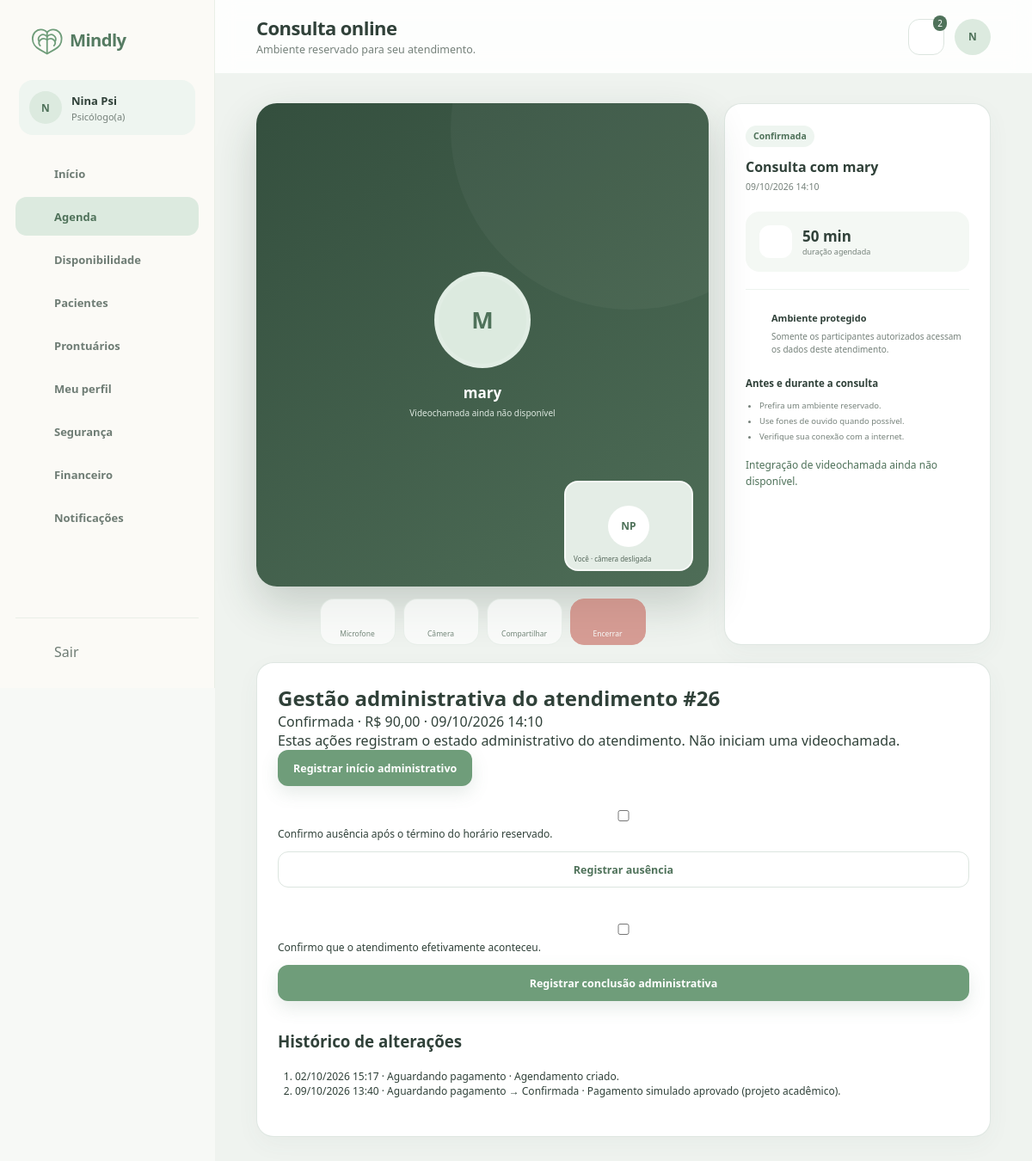
Screenshot of /view/salaAtendimentoPsicologo.php?consulta_id=26 (signed in) with the database file from the repository.
### tables this page shows
CREATE TABLE `psicologos` (
  `usuario_id` bigint(20) UNSIGNED NOT NULL,
  `crp` varchar(24) NOT NULL,
  `nome_profissional` varchar(150) DEFAULT NULL,
  `area_atuacao` varchar(150) DEFAULT NULL,
  `biografia` text DEFAULT NULL,
  `abordagem` text DEFAULT NULL,
  `valor_consulta` decimal(10,2) NOT NULL DEFAULT 0.00,
  `duracao_padrao_minutos` smallint(5) UNSIGNED NOT NULL DEFAULT 50,
  `status_verificacao` enum('pendente','aprovado','rejeitado') NOT NULL DEFAULT 'pendente',
  `verificado_em` datetime DEFAULT NULL,
  `criado_em` timestamp NOT NULL DEFAULT current_timestamp(),
  `atualizado_em` timestamp NOT NULL DEFAULT current_timestamp() ON UPDATE current_timestamp()
);

CREATE TABLE `usuarios` (
  `id` bigint(20) UNSIGNED NOT NULL,
  `nome` varchar(150) NOT NULL,
  `email` varchar(190) NOT NULL,
  `senha_hash` varchar(255) NOT NULL,
  `papel` enum('paciente','psicologo','admin') NOT NULL,
  `telefone` varchar(20) DEFAULT NULL,
  `avatar_url` varchar(500) DEFAULT NULL,
  `status` enum('pendente','ativo','suspenso','inativo') NOT NULL DEFAULT 'ativo',
  `email_verificado_em` datetime DEFAULT NULL,
  `ultimo_acesso_em` datetime DEFAULT NULL,
  `criado_em` timestamp NOT NULL DEFAULT current_timestamp(),
  `atualizado_em` timestamp NOT NULL DEFAULT current_timestamp() ON UPDATE current_timestamp()
);

CREATE TABLE `consultas` (
  `id` bigint(20) UNSIGNED NOT NULL,
  `horario_id` bigint(20) UNSIGNED NOT NULL,
  `psicologo_id` bigint(20) UNSIGNED NOT NULL,
  `paciente_id` bigint(20) UNSIGNED NOT NULL,
  `consulta_origem_id` bigint(20) UNSIGNED DEFAULT NULL,
  `valor` decimal(10,2) NOT NULL,
  `modalidade` enum('online') NOT NULL DEFAULT 'online',
  `status` enum('aguardando_pagamento','confirmada','em_andamento','concluida','cancelada','nao_compareceu') NOT NULL DEFAULT 'aguardando_pagamento',
  `motivo_cancelamento` varchar(500) DEFAULT NULL,
  `cancelada_em` datetime DEFAULT NULL,
  `iniciada_em` datetime DEFAULT NULL,
  `encerrada_em` datetime DEFAULT NULL,
  `criado_em` timestamp NOT NULL DEFAULT current_timestamp(),
  `atualizado_em` timestamp NOT NULL DEFAULT current_timestamp() ON UPDATE current_timestamp(),
  `horario_ocupado_id` bigint(20) UNSIGNED GENERATED ALWAYS AS (case when `status` = 'cancelada' then NULL else `horario_id` end) STORED
);

CREATE TABLE `horarios_agenda` (
  `id` bigint(20) UNSIGNED NOT NULL,
  `psicologo_id` bigint(20) UNSIGNED NOT NULL,
  `inicio_em` datetime NOT NULL,
  `fim_em` datetime NOT NULL,
  `status` enum('livre','reservado','bloqueado') NOT NULL DEFAULT 'livre',
  `criado_em` timestamp NOT NULL DEFAULT current_timestamp(),
  `atualizado_em` timestamp NOT NULL DEFAULT current_timestamp() ON UPDATE current_timestamp()
);

CREATE TABLE `historico_status_consultas` (
  `id` bigint(20) UNSIGNED NOT NULL,
  `consulta_id` bigint(20) UNSIGNED NOT NULL,
  `status_anterior` varchar(30) DEFAULT NULL,
  `status_novo` varchar(30) NOT NULL,
  `alterado_por_usuario_id` bigint(20) UNSIGNED DEFAULT NULL,
  `motivo` varchar(500) DEFAULT NULL,
  `criado_em` timestamp NOT NULL DEFAULT current_timestamp()
);

### view/componentes/gestaoConsulta.php (the view, shortened to what the rows shown need)
<?php if ($c = $d['consulta']): ?>
    <section class="cartao gestao-atendimento">
        <h2><?= $currentUser['papel'] === 'paciente' ? 'Detalhes da consulta' : 'Gestão administrativa do atendimento' ?> #<?= (int) $c['id'] ?></h2>
        <p><?= e(statusLabel($c['status'])) ?> · <?= money($c['valor']) ?> · <?= dateLabel($c['inicio_em']) ?></p>
        <p>Estas ações registram o estado administrativo do atendimento. Não iniciam uma videochamada.</p>
        <div class="acoes-gestao">
            <?php if ($currentUser['papel'] === 'psicologo'): ?>
                <?php if ($c['status'] === 'confirmada'): ?>
                    <form method="post" action="../processamento/profissional.php"><?php operationFields('iniciar'); ?><input
                            type="hidden" name="consulta_id" value="<?= (int) $c['id'] ?>"><button
                            class="botao botao-principal">Registrar início administrativo</button></form>
                    <form class="form-operacao" method="post" action="../processamento/profissional.php">
                            value="<?= (int) $c['id'] ?>"><label><input type="checkbox" name="confirmacao" value="1" required>
                            Confirmo ausência após o término do horário reservado.</label><button
                            class="botao botao-secundario">Registrar ausência</button></form><?php endif; ?>
                <?php if (in_array($c['status'], ['confirmada', 'em_andamento'], true)): ?>
                    <form class="form-operacao" method="post" action="../processamento/profissional.php">
                            value="<?= (int) $c['id'] ?>"><label><input type="checkbox" name="confirmacao" value="1" required>
                            Confirmo que o atendimento efetivamente aconteceu.</label><button
                            class="botao botao-principal">Registrar conclusão administrativa</button></form><?php endif; ?>
            <?php endif; ?>
        </div>
        <h3>Histórico de alterações</h3>
        <ol><?php foreach ($d['historicoStatus'] ?? [] as $h): ?>
                <li><?= dateLabel($h['criado_em']) ?> ·
                    <?= e($h['status_anterior'] ? statusLabel($h['status_anterior']) . ' → ' : '') ?>        <?= e(statusLabel($h['status_novo'])) ?>
                    · <?= e($h['motivo']) ?></li><?php endforeach; ?>
        </ol><?php if (empty($d['historicoStatus']))
            emptyState('Nenhuma alteração registrada.'); ?>
    </section>
<?php endif; ?>

### view/salaAtendimentoPsicologo.php (shortened to what the rows shown need)
<?php require_once __DIR__ . '/../controller/Auth.php';
$currentUser = requireRole('psicologo'); ?>
<?php require_once __DIR__ . '/../controller/DadosController.php';
$d = loadPageData(basename(__FILE__), $currentUser);
require_once __DIR__ . '/componentes/componentes.php';
require_once __DIR__ . '/componentes/dados.php'; ?>
<!DOCTYPE html>
<html lang="pt-BR">
<head>
    <link rel="stylesheet" href="../css/componentes.css">
    <link rel="stylesheet" href="../css/salaAtendimentoPsicologo.css">
</head>
<body>
    <?php abrirLayout('psicologo', 'agenda', 'Consulta online', 'Ambiente reservado para seu atendimento.', $currentUser['nome']); ?>
    <?php $c = $d['consulta'];
    $name = $c ? ($currentUser['papel'] === 'paciente' ? $c['psicologo_nome'] : $c['paciente_nome']) : ''; ?>
    <div class="sala">
        <section class="video-principal">
            <div class="video-placeholder">
                <div class="avatar-video"><?= e(initials($name)) ?></div>
                <strong><?= e($name ?: 'Nenhuma consulta selecionada') ?></strong><span>Videochamada ainda não
                    disponível</span>
                <div class="mini-video">
                    <div class="avatar-mini"><?= e(initials($currentUser['nome'])) ?></div><small>Você · câmera
                        desligada</small>
                </div>
            </div>
        </section>
        <aside class="painel-sala cartao">
            <div class="cabecalho-sala"><span
                    class="tag"><?= $c ? e(statusLabel($c['status'])) : 'Sem atendimento selecionado' ?></span>
                <h2><?= e($name ? 'Consulta com ' . $name : 'Consulta online') ?></h2>
                <p><?= dateLabel($c['inicio_em'] ?? null) ?></p>
            </div>
        </aside>
    </div>
    <?php require __DIR__ . '/componentes/gestaoConsulta.php';
    fecharLayout(); ?>
</body>
</html>

### view/componentes/componentes.php (shortened to what the rows shown need)
<?php
function icon($name, $class = '')
{
    $svg = $icons[$name] ?? $icons['home'];
    return '<svg class="icone ' . $class . '" viewBox="0 0 24 24" aria-hidden="true">' . $svg . '</svg>';
}
function abrirLayout($perfil, $ativo, $titulo, $subtitulo, $nome)
{
    global $currentUser, $d;
    $nome = e($currentUser['nome']);
    $perfilLabel = $perfil === 'paciente' ? 'Paciente' : ($perfil === 'psicologo' ? 'Psicólogo(a)' : 'Administrador');
    $iniciais = e(mb_strtoupper(mb_substr($currentUser['nome'], 0, 1)));
    echo '<div class="app">';
    echo '<aside class="sidebar">';
    echo '<div class="perfil-lateral"><span class="avatar avatar-pequeno">' . $iniciais . '</span><div><strong>' . $nome . '</strong><span>' . $perfilLabel . '</span></div></div>';
    echo '</aside>';
    echo '<main class="area-app">';
    echo '<header class="topbar"><div class="titulo-topbar"><h1>' . $titulo . '</h1><p>' . $subtitulo . '</p></div><div class="acoes-topbar"><details class="notificacoes"><summary class="botao-icone" aria-label="Notificações">' . icon('bell');
    echo '</summary><div class="painel-notificacoes"><h2>Notificações</h2>';
    echo '</div></details><span class="avatar">' . $iniciais . '</span></div></header>';
    echo '<section class="conteudo-app">';
}
function fecharLayout()
{
    echo '</section></main></div>';
}
?>

### rows the page displays
psicologos: usuario_id.nome "N", usuario_id.nome "Nina Psi", usuario_id.nome "NP"
consultas: usuarios.nome "mary", status "Confirmada", horario.inicio_em "09/10/2026 14:10", id "26", valor "R$ 90,00"
historico_status_consultas: criado_em "02/10/2026 15:17", status_novo "Aguardando pagamento", motivo "Agendamento criado."
historico_status_consultas: criado_em "09/10/2026 13:40", status_anterior "Aguardando pagamento →", status_novo "Confirmada", motivo "Pagamento simulado aprovado (projeto acadêmico)."

### other values shown
$perfilLabel "Psicólogo(a)"
$label "Início"
$label "Agenda"
$label "Disponibilidade"
$label "Pacientes"
$label "Prontuários"
$label "Meu perfil"
$label "Segurança"
$label "Financeiro"
$label "Notificações"
$titulo "Consulta online"
$subtitulo "Ambiente reservado para seu atendimento."
count($d['notificacoes']) "2"
initials($name) "M"
$name ? 'Consulta com ' . $name : 'Consulta online' "Consulta com mary"
